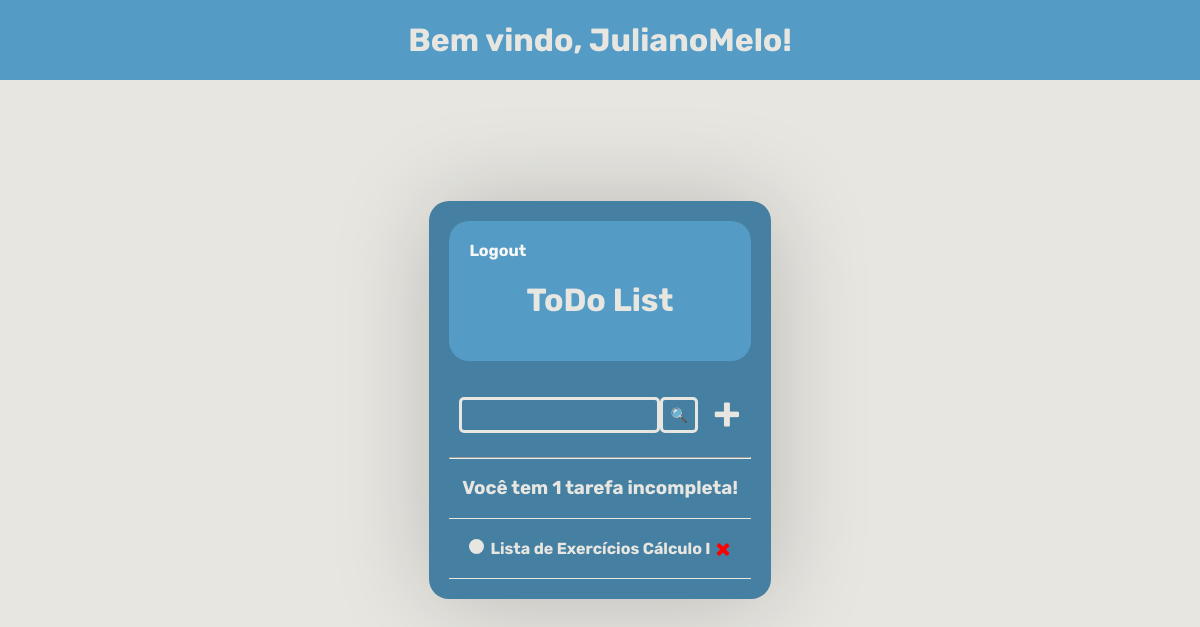
Before: / (signed in) with the older database file.
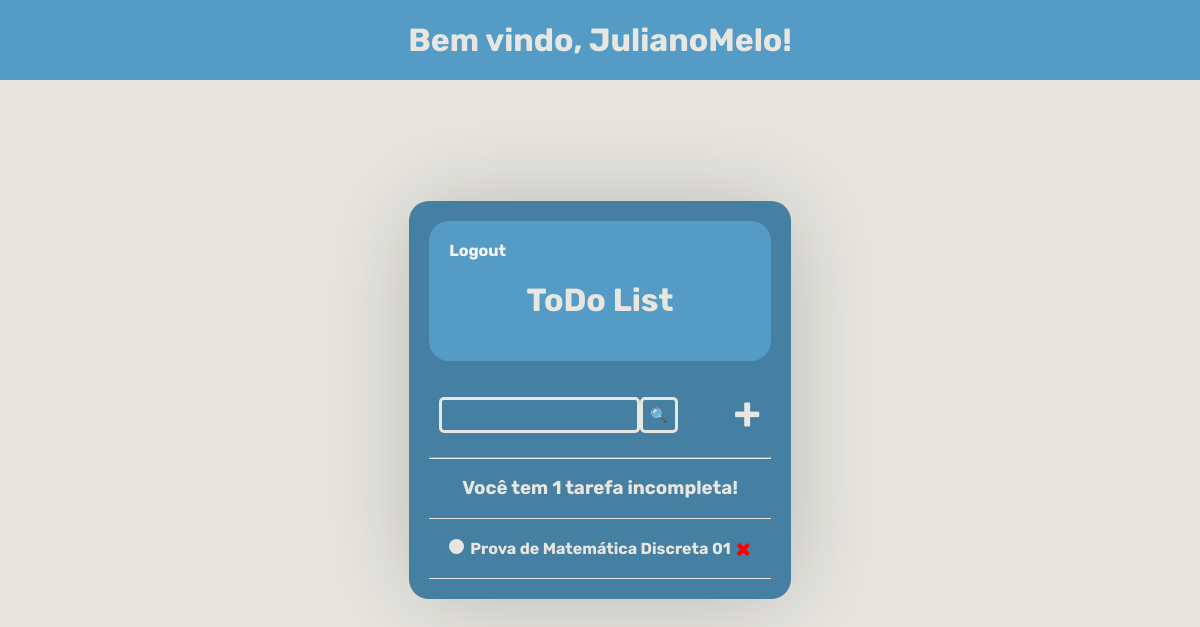
After: the same page with the newer database file.
### base/models.py (models this page shows)
class Task(models.Model):
    usuário = models.ForeignKey(User, on_delete=models.CASCADE, null=True, blank=True)
    título = models.CharField(max_length=200, null=True, blank=True)
    descrição = models.TextField(null=True, blank=True)
    completa = models.BooleanField(default=False)
    criar = models.DateTimeField(auto_now_add=True)
    def __str__(self):
        if self.título:
            return self.título
        else:
            return "Tarefa Sem Título"
    class Meta:
        ordering = ['completa']

### base/views.py (the view)
# urls.py: path('', TaskList.as_view(), name='tasks'),
class TaskList(LoginRequiredMixin, ListView):
    model = Task
    context_object_name = 'tasks'
    def get_context_data(self, **kwargs):
        context = super().get_context_data(**kwargs)
        context['tasks'] = context['tasks'].filter(usuário=self.request.user)
        context['count'] = context['tasks'].filter(completa=False).count()
        search_input = self.request.GET.get('search-area') or ''
        if search_input:
            context['tasks'] = context['tasks'].filter(título__startswith=
                                                       search_input)
        context['search_input'] = search_input
        return context

### base/templates/base/task_list.html (shortened to what this page needs)
{% extends 'base/main.html' %}
{% block content %}
<div class="header-bar">
    <div>
        {% if request.user.is_authenticated %}
        <a href="{% url 'logout' %}">Logout</a> {% else %}
        <a href="{% url 'login' %}">Login</a> {% endif %}
        <h1 style="text-align: center;">ToDo List</h1>
    </div>
</div>
<div id="search-add-wrapper">
    <form method="GET" style="margin-top: 20px;display: flex;">
        <input class="button" type="text" name="search-area" value="{{search_input}}">
        <input class="button" type="submit" value="&#128269;">
    </form>
    <a id="add-link" href="{% url 'task-create' %}">&#x2b;</a>
</div>
<hr>
<h3 style="text-align: center;">Você tem {{count}} tarefa{{ count|pluralize:"s" }} incompleta{{ count|pluralize:"s" }}!</h3>
<div class="task-items-wrapper">
    {% for task in tasks %}
    <div class="task-wrapper">
        {% if task.completa %}
        <div class="task-title">
            <div class="task-complete-icon"></div>
            <i><s><a href="{% url 'task-update' task.id %}">{{task}}</a></s></i>
        </div>
        <a class="delete-link" href="{%url 'task-delete' task.id %}">&#215;</a>
        {% else %}
        <div class="task-title">
            <div class="task-incomplete-icon"></div>
            <a href="{% url 'task-update' task.id %}">{{task}}</a>
        </div>
        <a class="delete-link" href="{%url 'task-delete' task.id %}">&#215;</a>
        {% endif %}
    </div>
    {% empty %}
    <h3>Lista de tarefas vazia!</h3>
    {% endfor %}
    <body>
        <div class="header-message">
            <p>Bem vindo, {{request.user}}!</p>
        </div>
    </body>
</div>
{% endblock content %}

### base/templates/base/main.html (shortened to what this page needs)
<!DOCTYPE html>
<html lang="pt-br">
<head>
</head>
<body>
    <div class="container">
        {% block content %}
        {% endblock content %}
    </div>
</body>
</html>

### base/templates/base/main.html (style rules this page uses)
body { background-color: #E7E6E1; font-family: "Rubik", sans-serif; font-optical-sizing: auto; font-weight: 700; font-style: normal; display: flex; justify-content: center; align-items: center; min-height: 100vh; margin: 0; position: relative; }
a, p { color: #E7E6E1 }
.container { max-width: 550px; background-color: #457FA2; color: #E7E6E1; padding: 20px; border-radius: 20px; box-shadow: 2px 2px 100px -4px rgba(0, 0, 0, 0.21); }
body::before { content: ""; position: absolute; top: 0; left: 0; width: 100%; height: 80px; background-color: #549CC6; }
body::after { content: ""; position: absolute; bottom: 0; left: 0; width: 100%; height: 100px; background-color: #457FA2; }
.header-bar { background-color: #549CC6; padding: 20px; border-radius: 20px; width: calc(100% - 40px); text-decoration: none; }
.header-bar a { color: rgb(247, 247, 247); text-decoration: none; }
.task-wrapper { display: flex; align-items: center; justify-content: space-between; padding: 20px; background-color: #457FA2; border-top: 1px solid #E7E6E1; border-bottom: 1px solid #E7E6E1; }
.task-title { display: flex; }
.task-title a { text-decoration: none; color: #E7E6E1; margin-left: 1px; }
.task-incomplete-icon { height: 15px; width: 15px; background-color: #E7E6E1; border-radius: 50%; margin-right: 5px; }
.delete-link { text-decoration: none; font-weight: 700; color: red; font-size: 25px; line-height: 0; display: flex; margin-left: 5px; }
#search-add-wrapper { display: flex; justify-content: space-between; align-items: center; padding: 10px; border-radius: 5px; }
#add-link { color: #E7E6E1; text-decoration: none; font-size: 45px; margin-top: 15px; display: flex; }
.button { border: 3px solid #E7E6E1; background-color: #457FA2; color: #E7E6E1; padding: 7px; font-size: 14px; border-radius: 5px; cursor: pointer; text-decoration: none; }

### base/templates/base/task_list.html (style rules this page uses)
.header-message { background-color: #549CC6; color: #E7E6E1; padding: 15px 0; text-align: center; position: fixed; top: 0; left: 0; width: 100%; z-index: 999; }
.header-message p { font-size: 32px; margin: 0; line-height: 50px; }

Changed rows visible on the page:
removed Task: título "Lista de Exercícios Cálculo I"
added Task: título "Prova de Matemática Discreta 01"
